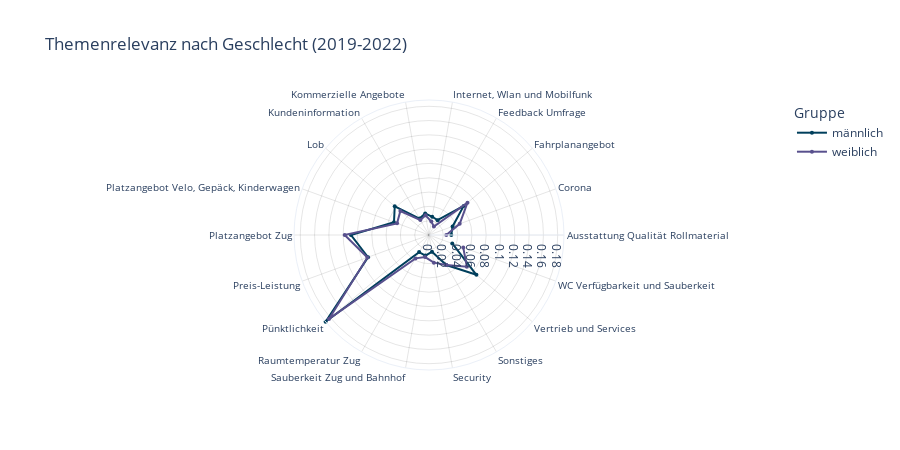

Notebook code cell kept with this figure:
### Code cell
create_grouped_radar(df_gender, x_col="CustomName", y_col="relative_count", color_col="S_sex", color_discrete_sequence=color_discrete_sequence, title="Themenrelevanz nach Geschlecht (2019-2022)", xaxis_title='', yaxis_title='Häufigkeit', legend_title='Gruppe', template=template)

### Figure 1 — Plotly figure (JSON) as saved in the notebook; plotly's stock layout.template omitted (floating-point values rounded to 4 significant figures)
{"data": [{"fill": "none", "line": {"color": "#003f5c"}, "marker": {"size": 4}, "name": "männlich", "r": [0.03117, 0.0351, 0.06335, 0.02393, 0.0259, 0.03064, 0.02647, 0.06253, 0.05213, 0.1091, 0.09073, 0.1888, 0.02762, 0.02925, 0.02393, 0.04853, 0.08661, 0.03462], "showlegend": true, "theta": ["Ausstattung Qualität Rollmaterial", "Corona", "Fahrplanangebot", "Feedback Umfrage", "Internet, Wlan und Mobilfunk", "Kommerzielle Angebote", "Kundeninformation", "Lob", "Platzangebot Velo, Gepäck, Kinderwagen", "Platzangebot Zug", "Preis-Leistung", "Pünktlichkeit", "Raumtemperatur Zug", "Sauberkeit Zug und Bahnhof", "Security", "Sonstiges", "Vertrieb und Services", "WC Verfügbarkeit und Sauberkeit"], "type": "scatterpolar"}, {"fill": "none", "line": {"color": "#58508d"}, "marker": {"size": 4}, "name": "weiblich", "r": [0.02421, 0.04567, 0.07029, 0.01371, 0.01904, 0.02788, 0.02408, 0.05225, 0.04754, 0.1179, 0.09167, 0.1826, 0.03775, 0.03142, 0.03929, 0.04838, 0.06904, 0.051], "showlegend": true, "theta": ["Ausstattung Qualität Rollmaterial", "Corona", "Fahrplanangebot", "Feedback Umfrage", "Internet, Wlan und Mobilfunk", "Kommerzielle Angebote", "Kundeninformation", "Lob", "Platzangebot Velo, Gepäck, Kinderwagen", "Platzangebot Zug", "Preis-Leistung", "Pünktlichkeit", "Raumtemperatur Zug", "Sauberkeit Zug und Bahnhof", "Security", "Sonstiges", "Vertrieb und Services", "WC Verfügbarkeit und Sauberkeit"], "type": "scatterpolar"}], "layout": {"height": 450, "legend": {"title": {"text": "Gruppe"}}, "polar": {"angularaxis": {"gridcolor": "rgba(0,0,0,0.1)", "showticklabels": true, "tickfont": {"size": 10}, "tickmode": "linear", "visible": true}, "radialaxis": {"gridcolor": "rgba(0,0,0,0.1)", "gridwidth": 1, "range": [0, 0.1888], "showgrid": true, "visible": true}}, "showlegend": true, "title": {"text": "Themenrelevanz nach Geschlecht (2019-2022)"}, "width": 900, "xaxis": {"title": {"text": ""}}, "yaxis": {"title": {"text": "Häufigkeit"}}}}
